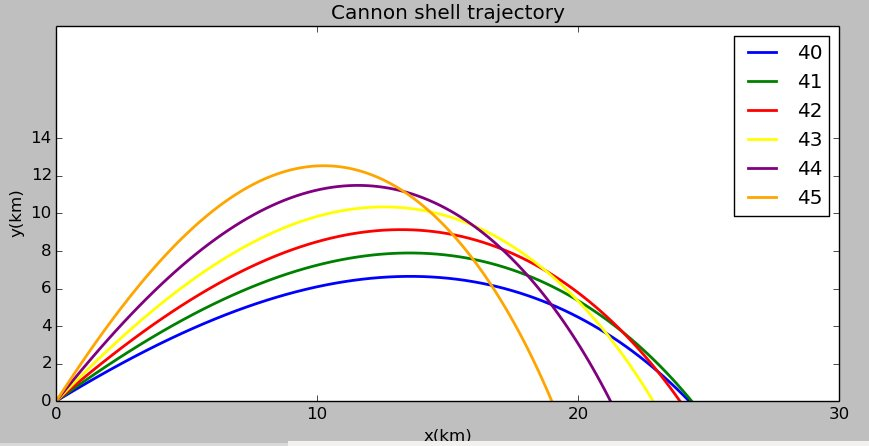

Python code for this plot:
import math
x_4 = []
y_4 = []
v_x_4 = []
v_y_4 = []
dt = 1
x_4.append(0)
y_4.append(0)
theta = 40./180*3.14
v_x_4.append(0.7 * math.cos(theta))
v_y_4.append(0.7 * math.sin(theta))
g = 0.01
a = 6.5
for i in range(int(100/dt)):
	tmp1_3 = x_4[i] + v_x_4[i] * dt
	tmp1_4 = v_x_4[i] - 4*(10**(-2))*(((v_x_4[i])*(v_x_4[i])+(v_y_4[i])*(v_y_4[i]))**0.5)*v_x_4[i]*dt*((1-a*y_4[i]/288)**2.5)
	tmp1_5 = y_4[i] + v_y_4[i] * dt
	tmp1_6 = v_y_4[i] - g * dt - 4*(10**(-2))*(((v_x_4[i])*(v_x_4[i])+(v_y_4[i])*(v_y_4[i]))**0.5)*v_y_4[i]*dt*((1-a*y_4[i]/288)**2.5)
	x_4.append(tmp1_3)
	v_x_4.append(tmp1_4)
	y_4.append(tmp1_5)
	v_y_4.append(tmp1_6)
x_3 = []
y_3 = []
v_x_3 = []
v_y_3 = []
dt = 1
x_3.append(0)
y_3.append(0)
theta_1 = 45./180*3.14
v_x_3.append(0.7 * math.cos(theta_1))
v_y_3.append(0.7 * math.sin(theta_1))
g = 0.01
a = 6.5
for i in range(int(100/dt)):
	tmp1 = x_3[i] + v_x_3[i] * dt
	tmp2 = v_x_3[i] - 4*(10**(-2))*(((v_x_3[i])*(v_x_3[i])+(v_y_3[i])*(v_y_3[i]))**0.5)*v_x_3[i]*dt*((1-a*y_3[i]/288)**2.5)
	tmp3 = y_3[i] + v_y_3[i] * dt
	tmp4 = v_y_3[i] - g * dt - 4*(10**(-2))*(((v_x_3[i])*(v_x_3[i])+(v_y_3[i])*(v_y_3[i]))**0.5)*v_y_3[i]*dt*((1-a*y_3[i]/288)**2.5)
	x_3.append(tmp1)
	v_x_3.append(tmp2)
	y_3.append(tmp3)
	v_y_3.append(tmp4)
x_2 = []
y_2 = []
v_x_2 = []
v_y_2 = []
dt = 1
x_2.append(0)
y_2.append(0)
theta_3 = 50./180*3.14
v_x_2.append(0.7 * math.cos(theta_3))
v_y_2.append(0.7 * math.sin(theta_3))
g = 0.01
a = 6.5
for i in range(int(100/dt)):
	tmp5 = x_2[i] + v_x_2[i] * dt
	tmp6 = v_x_2[i] - 4*(10**(-2))*(((v_x_2[i])*(v_x_2[i])+(v_y_2[i])*(v_y_2[i]))**0.5)*v_x_2[i]*dt*((1-a*y_2[i]/288)**2.5)
	tmp7 = y_2[i] + v_y_2[i] * dt
	tmp8 = v_y_2[i] - g * dt - 4*(10**(-2))*(((v_x_2[i])*(v_x_2[i])+(v_y_2[i])*(v_y_2[i]))**0.5)*v_y_2[i]*dt*((1-a*y_2[i]/288)**2.5)
	x_2.append(tmp5)
	v_x_2.append(tmp6)
	y_2.append(tmp7)
	v_y_2.append(tmp8)
x_1 = []
y_1 = []
v_x_1 = []
v_y_1 = []
dt = 1
x_1.append(0)
y_1.append(0)
theta_4 = 55./180*3.14
v_x_1.append(0.7 * math.cos(theta_4))
v_y_1.append(0.7 * math.sin(theta_4))
g = 0.01
a = 6.5
for i in range(int(100/dt)):
	tmp9 = x_1[i] + v_x_1[i] * dt
	tmp1_0 = v_x_1[i] - 4*(10**(-2))*(((v_x_1[i])*(v_x_1[i])+(v_y_1[i])*(v_y_1[i]))**0.5)*v_x_1[i]*dt*((1-a*y_1[i]/288)**2.5)
	tmp1_1 = y_1[i] + v_y_1[i] * dt
	tmp1_2 = v_y_1[i] - g * dt - 4*(10**(-2))*(((v_x_1[i])*(v_x_1[i])+(v_y_1[i])*(v_y_1[i]))**0.5)*v_y_1[i]*dt*((1-a*y_1[i]/288)**2.5)
	x_1.append(tmp9)
	v_x_1.append(tmp1_0)
	y_1.append(tmp1_1)
	v_y_1.append(tmp1_2)
x_5 = []
y_5 = []
v_x_5 = []
v_y_5 = []
dt = 1
x_5.append(0)
y_5.append(0)
theta_5 = 60./180*3.14
v_x_5.append(0.7 * math.cos(theta_5))
v_y_5.append(0.7 * math.sin(theta_5))
g = 0.01
a = 6.5
for i in range(int(100/dt)):
	tmp1_7 = x_5[i] + v_x_5[i] * dt
	tmp1_8 = v_x_5[i] - 4*(10**(-2))*(((v_x_5[i])*(v_x_5[i])+(v_y_5[i])*(v_y_5[i]))**0.5)*v_x_5[i]*dt*((1-a*y_5[i]/288)**2.5)
	tmp1_9 = y_5[i] + v_y_5[i] * dt
	tmp2_0 = v_y_5[i] - g * dt - 4*(10**(-2))*(((v_x_5[i])*(v_x_5[i])+(v_y_5[i])*(v_y_5[i]))**0.5)*v_y_5[i]*dt*((1-a*y_5[i]/288)**2.5)
	x_5.append(tmp1_7)
	v_x_5.append(tmp1_8)
	y_5.append(tmp1_9)
	v_y_5.append(tmp2_0)
x_6 = []
y_6 = []
v_x_6 = []
v_y_6 = []
dt = 1
x_6.append(0)
y_6.append(0)
theta_6 = 65./180*3.14
v_x_6.append(0.7 * math.cos(theta_6))
v_y_6.append(0.7 * math.sin(theta_6))
g = 0.01
a = 6.5
for i in range(int(100/dt)):
	tmp2_1 = x_6[i] + v_x_6[i] * dt
	tmp2_2 = v_x_6[i] - 4*(10**(-2))*(((v_x_6[i])*(v_x_6[i])+(v_y_6[i])*(v_y_6[i]))**0.5)*v_x_6[i]*dt*((1-a*y_6[i]/288)**2.5)
	tmp2_3 = y_6[i] + v_y_6[i] * dt
	tmp2_4 = v_y_6[i] - g * dt - 4*(10**(-2))*(((v_x_6[i])*(v_x_6[i])+(v_y_6[i])*(v_y_6[i]))**0.5)*v_y_6[i]*dt*((1-a*y_6[i]/288)**2.5)
	x_6.append(tmp2_1)
	v_x_6.append(tmp2_2)
	y_6.append(tmp2_3)
	v_y_6.append(tmp2_4)
from pylab import *
figure(figsize=(10,4), dpi=100)
ylabel('y(km)')
xlabel('x(km)')
title('Cannon shell trajectory')
xlim(0,30)
ylim(0,20)
xticks([0,10,20,30])
yticks([0,2,4,6,8,10,12,14])
plot(x_4,y_4,color="blue", linestyle="-",linewidth=2.0,label="40")
plot(x_3,y_3,color="green", linestyle="-",linewidth=2.0,label="41")
plot(x_2,y_2,color="red", linestyle="-",linewidth=2.0,label="42")
plot(x_1,y_1,color="yellow", linestyle="-",linewidth=2.0,label="43")
plot(x_5,y_5,color="purple", linestyle="-",linewidth=2.0,label="44")
plot(x_6,y_6,color="orange", linestyle="-",linewidth=2.0,label="45")
legend(loc='upper right')
show()
